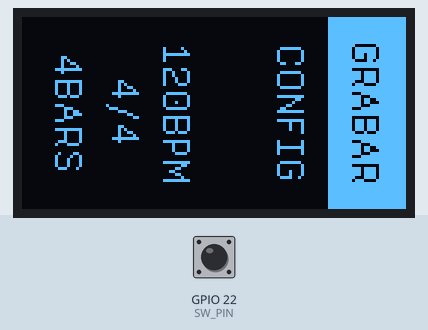
Recording of a program running on a simulated Raspberry Pi (BCM pin numbers). Shown: 128×64 one-colour display. The inputs (shaded band) are chosen by the test bench; at power-on: GPIO 22 (SW_PIN) HIGH. Text uses the font file from the repository; what the program prints to the terminal is not drawn.

Above: at 1.3 s.
1.4 s: GPIO 22 (SW_PIN) pulled LOW for 0.15 s
Timing chart, 0 to 4.4 s (numbered marks = the images above; inputs shaded):
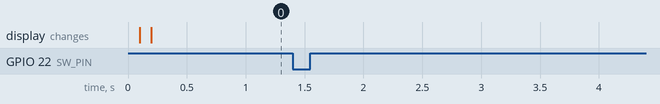

The program:

pi_init.py
```python
from luma.core.interface.serial import i2c
from luma.oled.device import sh1106
from luma.core.render import canvas
from PIL import ImageFont, ImageDraw, Image
import RPi.GPIO as GPIO
import time

# Initialize the OLED screen
serial = i2c(port=1, address=0x3C)
device = sh1106(serial)

# Path to your TTF font file
font_path = 'fonts/InputSansNarrow-Thin.ttf'

# Menu options
menu_options = ["GRABAR", "CONFIG"]
current_option = 0

# Current settings
bpm = 120
time_signature = "4/4"
total_bars = 4

# Padding and margin variables
top_margin = 6
bottom_margin = 8
menu_padding = 8
settings_padding = 4
highlight_offset = 2  # Offset of the highlight position

# Define the GPIO pins for the rotary encoder
CLK_PIN = 17  # GPIO7 connected to the rotary encoder's CLK pin
DT_PIN = 27   # GPIO8 connected to the rotary encoder's DT pin
SW_PIN = 22   # GPIO25 connected to the rotary encoder's SW pin

# Set up GPIO pins for rotary encoder
GPIO.setwarnings(False)
GPIO.setmode(GPIO.BCM)
GPIO.setup(CLK_PIN, GPIO.IN)
GPIO.setup(DT_PIN, GPIO.IN)
GPIO.setup(SW_PIN, GPIO.IN, pull_up_down=GPIO.PUD_UP)

prev_CLK_state = GPIO.input(CLK_PIN)

# Load a custom font
font_size = 12  # You can adjust the font size as needed
font = ImageFont.truetype(font_path, font_size)

def draw_menu(current_option):
    # Create an image in portrait mode dimensions
    image = Image.new('1', (64, 128), "black")
    draw = ImageDraw.Draw(image)

    # Draw menu options
    y_offset = top_margin
    for i, option in enumerate(menu_options):
        bbox = draw.textbbox((0, 0), option, font=font)  # Get bounding box
        text_width = bbox[2] - bbox[0]
        text_height = bbox[3] - bbox[1]
        text_x = (64 - text_width) // 2
        text_y = y_offset
        if i == current_option:
            # Draw highlight
            highlight_rect = [
                0,  # Start at the left edge of the screen
                text_y - menu_padding + highlight_offset,  # Adjust to position the highlight a bit lower
                64,  # End at the right edge of the screen
                text_y + text_height + menu_padding + highlight_offset
            ]
            draw.rectangle(highlight_rect, outline="white", fill="white")
            draw.text((text_x, text_y), option, font=font, fill="black")  # Draw text in black
        else:
            draw.text((text_x, text_y), option, font=font, fill="white")  # Draw text in white
        y_offset += text_height + menu_padding * 2

    # Draw current settings
    settings = [f"{bpm}BPM", time_signature, f"{total_bars}BARS"]
    settings_start_y = 128 - bottom_margin - (len(settings) * (text_height + settings_padding * 2))
    y_offset = max(y_offset, settings_start_y)
    for setting in settings:
        bbox = draw.textbbox((0, 0), setting, font=font)  # Get bounding box
        text_width = bbox[2] - bbox[0]
        text_height = bbox[3] - bbox[1]
        text_x = (64 - text_width) // 2
        text_y = y_offset
        draw.text((text_x, text_y), setting, font=font, fill="white")  # Draw text in white
        y_offset += text_height + settings_padding * 2

    # Rotate the image by 90 degrees to fit the landscape display
    rotated_image = image.rotate(270, expand=True)

    # Display the rotated image on the device
    device.display(rotated_image)

# Function to handle rotary encoder
def handle_rotary_encoder():
    global current_option, prev_CLK_state

    # Read the current state of the rotary encoder's CLK pin
    CLK_state = GPIO.input(CLK_PIN)

    # If the state of CLK is changed, then pulse occurred
    # React to only the rising edge (from LOW to HIGH) to avoid double count
    if CLK_state != prev_CLK_state and CLK_state == GPIO.HIGH:
        # If the DT state is HIGH, the encoder is rotating in counter-clockwise direction
        # Decrease the counter
        if GPIO.input(DT_PIN) == GPIO.HIGH:
            current_option = (current_option - 1) % len(menu_options)
        else:
            # The encoder is rotating in clockwise direction => increase the counter
            current_option = (current_option + 1) % len(menu_options)

        draw_menu(current_option)

    # Save last CLK state
    prev_CLK_state = CLK_state

# Function to handle button press on rotary encoder
def handle_encoder_button():
    button_state = GPIO.input(SW_PIN)
    if button_state == GPIO.LOW:
        print("Rotary Encoder Button:: The button is pressed")
        if current_option == 1:  # CONFIG selected
            # Handle CONFIG option
            print("CONFIG option selected")
            # You can add code here to handle the CONFIG option

try:
    draw_menu(current_option)
    while True:
        handle_rotary_encoder()
        handle_encoder_button()
        time.sleep(0.01)  # Small delay to prevent CPU overuse
except KeyboardInterrupt:
    GPIO.cleanup()  # Clean up GPIO on program exit
```

Measured:
- after the input at 1.4 s, every drawn part: stays the same
